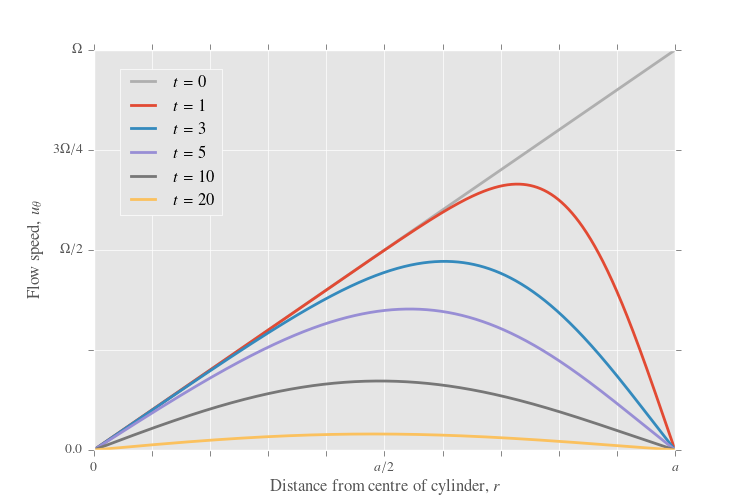

Reproduce this figure in Python.
from sympy.abc import x,n
from sympy.utilities.lambdify import lambdify
from scipy.special import j1,j0,jn_zeros
import numpy as np
import matplotlib.pyplot as plt
from sympy import *
import math
from mpltools.style import use as uuu
from mpmath import besseljzero
uuu('ggplot')

a=10.0
nu=1.0
nmax=100
Omega = 1.0
l = [float(besseljzero(1,n+1)) for n in range(nmax + 1)]

def u(r,t):
   summ=0
   for n in xrange(nmax):
      summ+=j1(r/a * l[n]) / (l[n] * j0(l[n]))  *  math.exp((- l[n]**2 * t * nu / a**2))
   return - 2 * Omega * summ

fig = plt.figure(num=None, figsize=(7.5,5), dpi=300)
ax = fig.add_subplot(1,1,1)

box = ax.get_position()
ax.set_position([box.x0, box.y0, box.width, box.height])

ax.axis([0,a*100,0,Omega])

ax.set_yticks([0,Omega / 4, Omega / 2, 3*Omega / 4, Omega])
ax.set_yticklabels(["0.0","","$\\Omega/2$","$3\\Omega/4$","$\\Omega$"])
ax.set_xticks([0,100,200,300,400,500,600,700,800,900,1000])
ax.set_xticklabels(["0","","","","","$a/2$","","","","","$a$"])

ax.plot([Omega * x/(100*a) for x in xrange(int(a)*100+1)], label="$t=0$", color='#AFAFAF', linewidth=2.0)
ax.plot([u(i/100.0,1) for i in xrange(int(a)*100+1)], label="$t=1$", linewidth=2.0)
ax.plot([u(i/100.0,3) for i in xrange(int(a)*100+1)], label="$t=3$", linewidth=2.0)
ax.plot([u(i/100.0,5) for i in xrange(int(a)*100+1)], label="$t=5$", linewidth=2.0)
ax.plot([u(i/100.0,10) for i in xrange(int(a)*100+1)], label="$t=10$", linewidth=2.0)
ax.plot([u(i/100.0,20) for i in xrange(int(a)*100+1)], label="$t=20$", linewidth=2.0)
plt.xlabel('Distance from centre of cylinder, $r$')
plt.ylabel("Flow speed, $u_{\\theta}$",rotation="vertical")
ax.legend(loc='center left', bbox_to_anchor=(0.03, 0.77))

fig.savefig("A6_Q3_b_plot.eps")
fig.savefig("A6_Q3_b_plot.png")

